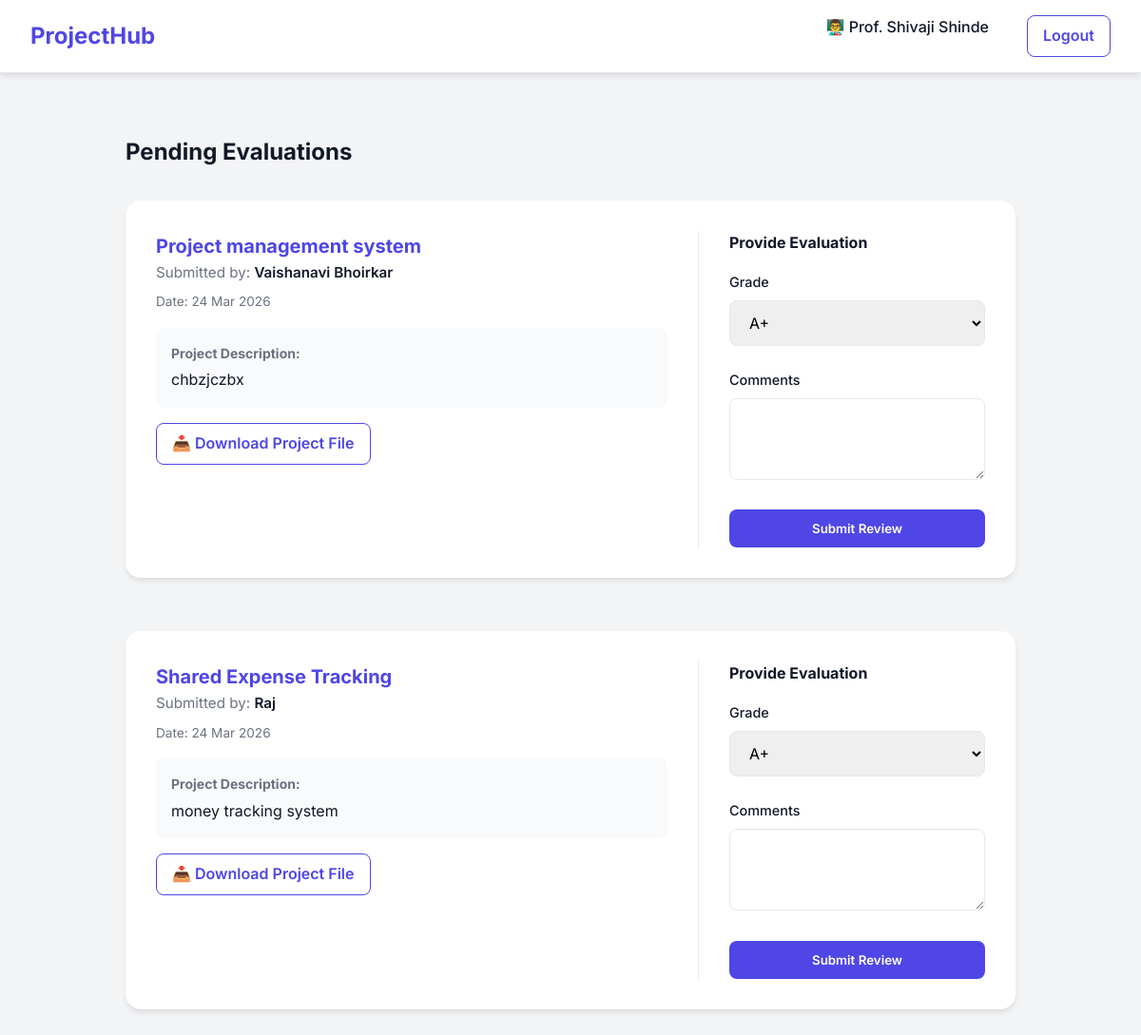
The app's page /faculty_dashboard (signed in) with its own data.
### models.py (models this page shows, shortened)
class Submission(db.Model):
    __tablename__ = 'submissions'
    id                = db.Column(db.Integer, primary_key=True)
    title             = db.Column(db.String(200), nullable=False)
    description       = db.Column(db.Text, nullable=True)
    filename          = db.Column(db.String(300), nullable=False)
    original_filename = db.Column(db.String(300), nullable=False)
    submitted_at      = db.Column(db.DateTime, default=datetime.utcnow)
    grade             = db.Column(db.String(10), nullable=True)
    comments          = db.Column(db.Text, nullable=True)
    user_id    = db.Column(db.Integer, db.ForeignKey('users.id'), nullable=False)
    faculty_id = db.Column(db.Integer, db.ForeignKey('users.id'), nullable=True)
    faculty = db.relationship('User', foreign_keys=[faculty_id])

class User(db.Model):
    __tablename__ = 'users'
    id         = db.Column(db.Integer, primary_key=True)
    username   = db.Column(db.String(80), unique=True, nullable=False)
    email      = db.Column(db.String(120), unique=True, nullable=False)
    password   = db.Column(db.String(200), nullable=False)
    role       = db.Column(db.String(20), nullable=False, default='student')  # student / faculty / admin
    course     = db.Column(db.String(100), nullable=True)
    year       = db.Column(db.Integer, nullable=True)
    department = db.Column(db.String(100), nullable=True)
    created_at = db.Column(db.DateTime, default=datetime.utcnow)
    submissions = db.relationship(
        'Submission',
        backref='user',   # <-- THIS is important (used in HTML)
        lazy=True,
        foreign_keys='Submission.user_id'
    )

### app.py (the view)
@app.route('/faculty_dashboard')
def faculty_dashboard():
    if session.get('role') != 'faculty':
        return redirect(url_for('login'))
    submissions = Submission.query.filter_by(faculty_id=session['user_id'])\
                                  .order_by(Submission.submitted_at.desc()).all()
    return render_template('faculty_dashboard.html', submissions=submissions)

### templates/faculty_dashboard.html (shortened to what this page needs)
<!DOCTYPE html>
<html lang="en">
<head>
    <link rel="stylesheet" href="{{ url_for('static', filename='style.css') }}">
</head>
<body>
    <nav class="navbar">
        <a href="/" class="navbar-brand">ProjectHub</a>
        <div class="navbar-nav align-items-center">
            <span style="font-weight: 500; margin-right: 1rem;">
                👨‍🏫 Prof. {{ session.username }}
            </span>
            <a href="{{ url_for('logout') }}" class="btn btn-secondary" style="padding: 0.5rem 1rem;">Logout</a>
        </div>
    </nav>
    <div class="container" style="max-width: 1000px; margin-top: 2rem;">
        <h2 style="margin-bottom: 2rem; color: var(--text-main);">Pending Evaluations</h2>
        {% if submissions %}
            <div style="display: grid; gap: 1.5rem;">
            {% for sub in submissions %}
                <div class="card" style="box-shadow: 0 4px 6px -1px rgba(0, 0, 0, 0.1);">
                    <div style="display: flex; justify-content: space-between; align-items: flex-start;">
                        <div style="flex: 2; padding-right: 2rem;">
                            <h3 style="color: var(--primary); font-size: 1.25rem;">
                                {{ sub.title }}
                            </h3>
                            <p style="font-size: 0.95rem; color: var(--text-muted); margin-bottom: 0.5rem;">
                                Submitted by:
                                <span style="font-weight: 600; color: var(--text-main);">
                                    {{ sub.user.username if sub.user else 'Unknown' }}
                                </span>
                            </p>
                            <p style="font-size: 0.85rem; color: var(--text-muted); margin-bottom: 1rem;">
                                Date: {{ sub.submitted_at.strftime('%d %b %Y') }}
                            </p>
                            <div style="background: #F9FAFB; padding: 1rem; border-radius: 0.5rem; margin-bottom: 1rem;">
                                <h4 style="font-size: 0.875rem; color: var(--text-muted); margin-bottom: 0.25rem;">
                                    Project Description:
                                </h4>
                                <p>{{ sub.description }}</p>
                            </div>
                            <a href="{{ url_for('download_file', submission_id=sub.id) }}"
                               class="btn btn-secondary"
                               style="display: inline-flex; align-items: center; gap: 0.5rem; padding: 0.5rem 1rem;">
                                📥 Download Project File
                            </a>
                        </div>
                        <div style="flex: 1; border-left: 1px solid var(--border); padding-left: 2rem;">
                            <h4 style="margin-bottom: 1rem;">Provide Evaluation</h4>
                            <form action="{{ url_for('grade') }}" method="POST">
                                <div class="form-group">
                                    <label class="form-label" style="font-size: 0.9rem;">Grade</label>
                                    <select name="grade" class="form-control" required>
                                        <option value="A+">A+</option>
                                    </select>
                                </div>
                                <div class="form-group">
                                    <label class="form-label" style="font-size: 0.9rem;">Comments</label>
                                    <textarea name="comments" class="form-control" rows="3" required></textarea>
                                </div>
                                <button type="submit" class="btn btn-primary" style="width: 100%;">
                                    Submit Review
                                </button>
                            </form>
                        </div>
                    </div>
                </div>
            {% endfor %}
            </div>
        {% else %}
            <div class="card" style="text-align: center; padding: 4rem 2rem; border: 2px dashed var(--border);">
                <h3 style="color: var(--text-muted); margin-bottom: 0.5rem;">All caught up!</h3>
                <p style="color: var(--text-muted);">No submissions to review.</p>
            </div>
        {% endif %}
    </div>
</body>
</html>

### static/style.css (style rules this page uses)
:root { --primary: #4F46E5; --primary-hover: #4338CA; --secondary: #10B981; --background: #F3F4F6; --surface: #FFFFFF; --text-main: #111827; --text-muted: #6B7280; --border: #E5E7EB; --danger: #EF4444; }
* { margin: 0; padding: 0; box-sizing: border-box; font-family: 'Inter', -apple-system, BlinkMacSystemFont, "Segoe UI", Roboto, "Helvetica Neue", Arial, sans-serif; }
body { background-color: var(--background); color: var(--text-main); line-height: 1.6; }
.container { max-width: 1200px; margin: 0 auto; padding: 2rem; }
.navbar { background: var(--surface); box-shadow: 0 4px 6px -1px rgba(0, 0, 0, 0.1); padding: 1rem 2rem; display: flex; justify-content: space-between; align-items: center; border-bottom: 1px solid var(--border); }
.navbar-brand { font-size: 1.5rem; font-weight: 700; color: var(--primary); text-decoration: none; }
.navbar-nav { display: flex; gap: 1.5rem; }
.btn { display: inline-block; padding: 0.75rem 1.5rem; border-radius: 0.5rem; font-weight: 600; text-decoration: none; text-align: center; border: none; cursor: pointer; transition: all 0.3s ease; }
.btn-primary { background: var(--primary); color: white; }
.btn-secondary { background: var(--surface); color: var(--primary); border: 1px solid var(--primary); }
.card { background: var(--surface); border-radius: 1rem; padding: 2rem; box-shadow: 0 10px 15px -3px rgba(0, 0, 0, 0.1), 0 4px 6px -2px rgba(0, 0, 0, 0.05); margin-bottom: 2rem; }
.form-group { margin-bottom: 1.5rem; }
.form-label { display: block; margin-bottom: 0.5rem; font-weight: 500; color: var(--text-main); }
.form-control { width: 100%; padding: 0.75rem 1rem; border: 1px solid var(--border); border-radius: 0.5rem; font-size: 1rem; transition: border-color 0.3s; }

### records on screen
Submission: title "Project management system", user "Vaishanavi Bhoirkar", submitted_at "24 Mar 2026", description "chbzjczbx"
Submission: title "Shared Expense Tracking", user "Raj", submitted_at "24 Mar 2026", description "money tracking system"

### other values on screen
{{ session.username }} "Shivaji Shinde"
